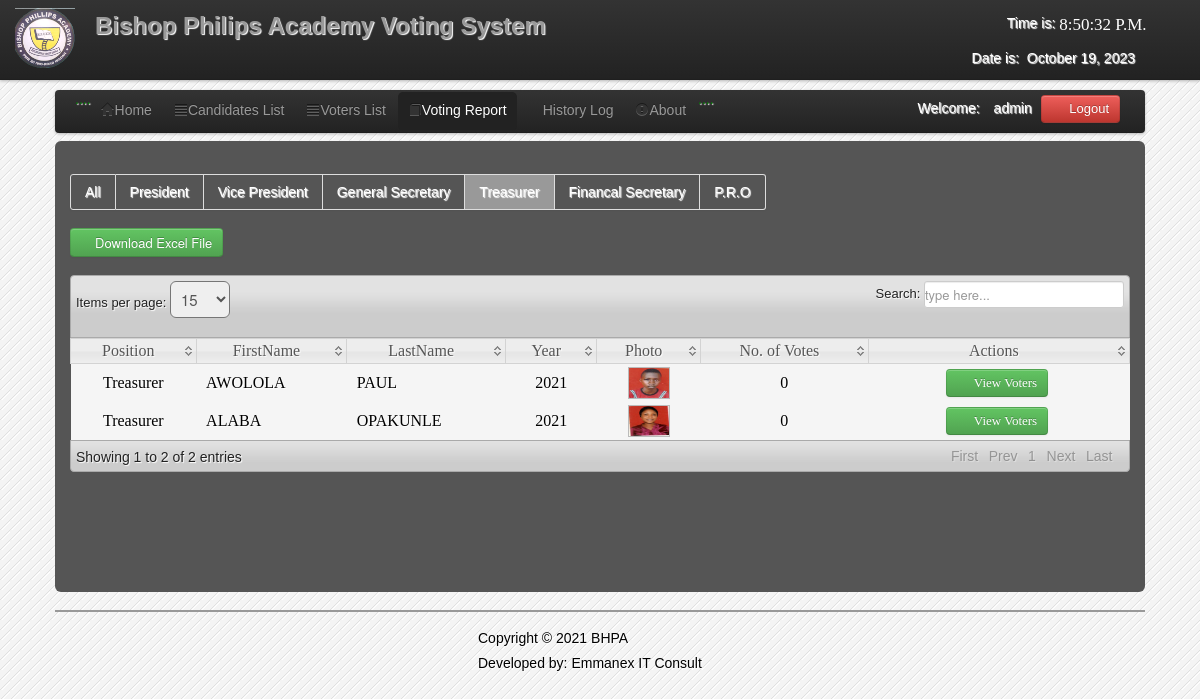
Screenshot of /admin/C_2nd_year.php (signed in) with the database file from the repository.
### tables this page shows
CREATE TABLE `users` (
  `User_id` int(11) NOT NULL,
  `FirstName` varchar(100) NOT NULL,
  `LastName` varchar(100) NOT NULL,
  `UserName` varchar(100) NOT NULL,
  `Password` varchar(100) NOT NULL,
  `User_Type` varchar(50) NOT NULL
);

CREATE TABLE `candidate` (
  `CandidateID` int(11) NOT NULL,
  `abc` varchar(1) NOT NULL,
  `Position` varchar(200) NOT NULL,
  `Party` varchar(100) NOT NULL,
  `FirstName` varchar(200) NOT NULL,
  `LastName` varchar(200) NOT NULL,
  `MiddleName` varchar(100) NOT NULL,
  `Gender` varchar(6) NOT NULL,
  `Year` varchar(100) NOT NULL,
  `Photo` varchar(200) NOT NULL,
  `Photo1` varchar(200) NOT NULL
);

### admin/session.php (called while the page is built, shortened)
<?php
$id_session=$_SESSION['id'];
?>

### admin/C_2nd_year.php (the view, shortened to what this page needs)
<?php
include('session.php');
include('header.php');
include('dbcon.php');
?>
</head>
<body>
<?php include('nav_top.php'); ?>
<div class="wrapper">
<div class="home_body">
<div class="navbar">
	<div class="navbar-inner">
	<div class="container">
	<ul class="nav nav-pills">
	  <li>....</li>
	  <li><a href="home.php"><i class="icon-home icon-large"></i>Home</a></li>
	  <li><a  href="candidate_list.php"><i class="icon-align-justify icon-large"></i>Candidates List</a></li>
	  <li class=""><a  href="voter_list.php"><i class="icon-align-justify icon-large"></i>Voters List</a></li>
		 <li class="active"><a  href="canvassing_report.php"><i class="icon-book icon-large"></i>Voting Report</a></li>
		    <li><a  href="History.php"><i class="icon-table icon-large"></i>History Log</a>
		   <li><a data-toggle="modal" href="#about"><i class="icon-exclamation-sign icon-large"></i>About</a></li>
		   <li>....</li>
	 </ul>
	<form class="navbar-form pull-right">
		<?php $result=mysqli_query($conn,"select * from users where User_id='$id_session'");
	$row=mysqli_fetch_array($result);
	?>
	<font color="white">Welcome:<i class="icon-user-md"></i><?php echo $row['User_Type']; ?></font>
	<a class="btn btn-danger" id="logout" data-toggle="modal" href="#myModal"><i class="icon-off"></i>&nbsp;Logout</a>
	</form>
	</div>
	</div>
	</div>
	<div id="element" class="hero-body">
	    <div class="pagination">
    <ul>
     <li><a href="Canvassing_report.php"><font color="white">All</font></a></li>
    <li><a href="C_governor.php"><font color="white">President</font></a></li>
    <li><a href="C_vice-governor.php"><font color="white">Vice President</font></a></li>
    <li><a href="C_1st_year.php"><font color="white">General Secretary</font></a></li>
    <li  class="active"><a href="C_2nd_year.php"><font color="white">Treasurer</font></a></li>
    <li><a href="C_3rd_year.php"><font color="white">Financal Secretary</font></a></li>
    <li><a href="C_4th_year.php"><font color="white">P.R.O</font></a></li>
    </ul>
    </div>
		<form method="POST" action="canvassing_excel.php">
	<button id="save_voter" class="btn btn-success" name="save"><i class="icon-download icon-large"></i>Download Excel File</button>
	</form>
	<table class="users-table">
<div class="demo_jui">
		<table cellpadding="0" cellspacing="0" border="0" class="display" id="log" class="jtable">
			<thead>
				<tr>
				<th>Position</th>
				<th>FirstName</th>
				<th>LastName</th>
				<th>Year</th>
				<th>Photo</th>
				<th>No. of Votes</th>
                <th>Actions</th>
				</tr>
			</thead>
			<tbody>
<?php $candidate_query=mysqli_query($conn,"select  * from candidate where Position='Treasurer'");
		while($candidate_rows=mysqli_fetch_array($candidate_query)){ $id=$candidate_rows['CandidateID'];
		?>
<tr class="del<?php echo $id ?>">
	<td align="center"><?php echo $candidate_rows['Position']; ?></td>
	<td><?php echo $candidate_rows['FirstName']; ?></td>
	<td><?php echo $candidate_rows['LastName']; ?></td>
	<td align="center"><?php echo $candidate_rows['Year']; ?></td>
	<td align="center"><img class="pic" width="40" height="30" src="<?php echo $candidate_rows['Photo'];?>" border="0" onMouseOver="showtrail('<?php echo $candidate_rows['Photo'];?>','<?php echo $candidate_rows['FirstName']." ".$candidate_rows['LastName'];?> ',200,5)" onMouseOut="hidetrail()"></a></td>
		<td align="center">
	<?php $votes_query=mysqli_query($conn,"select * from votes where CandidateID='$id'");
	$vote_count=mysqli_num_rows($votes_query);
	echo $vote_count;
	?>
    <td width="240" align="center">
	<a class="btn btn-Success" href="cvoter_list.php<?php echo '?id='.$id; ?>"><i class="icon-edit icon-large"></i>&nbsp;View Voters</a>&nbsp;
    </td>
</td>
	</tr>
<?php } ?>
			</tbody>
		</table>
	</div>
	</div>
<?php include('footer.php')?>
</div>
</body>
</html>

### admin/css/datatable/demo_table_jui.css (style rules this page uses)
table.display thead th { cursor: pointer; padding: 3px 0 3px 10px; }
table.display { border-collapse: collapse; clear: both; margin: 0 auto; width: 100%; }
table.display td { padding: 3px 10px; }
tr.odd { background-color: #f5f5f5; }
tr.even { background-color: #f5f5f5; }

### admin/css/Home.css (style rules this page uses)
* { margin:0; padding:0; }
body { font-family:"Trebuchet MS", "Myriad Pro", Arial, sans-serif; font-size:14px; background-color: #fff; background:#f4f4f4 url(../images/bg.gif) repeat top left; text-shadow:1px 1px 1px #fff; background-position: 0 0px; }
.wrapper { width:1090px; margin:10px auto; }

### rows the page displays
users: User_Type "admin"
candidate: Position "Treasurer", FirstName "AWOLOLA", LastName "PAUL", Year "2021", Photo (picture), vote_count "0"
candidate: Position "Treasurer", FirstName "ALABA", LastName "OPAKUNLE", Year "2021", Photo (picture), vote_count "0"
